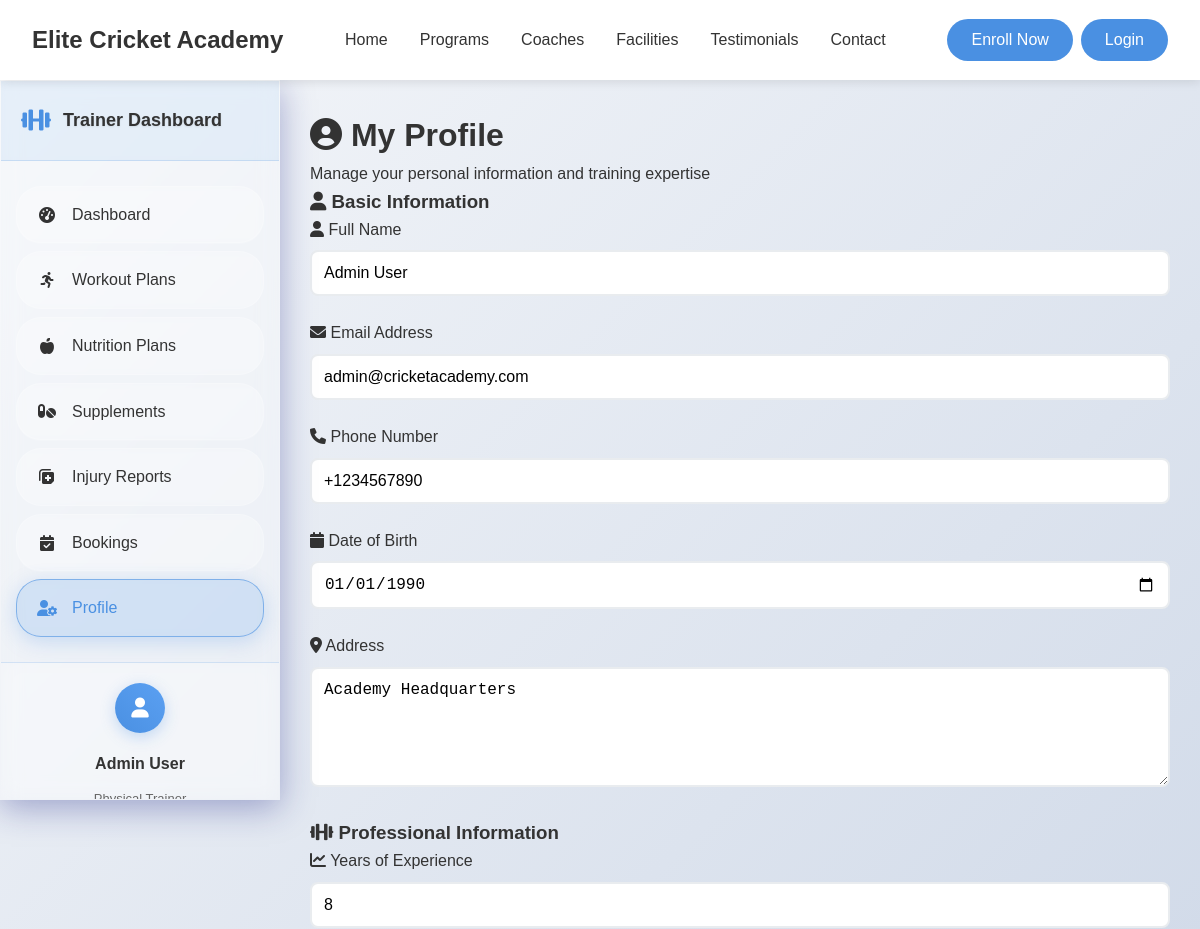
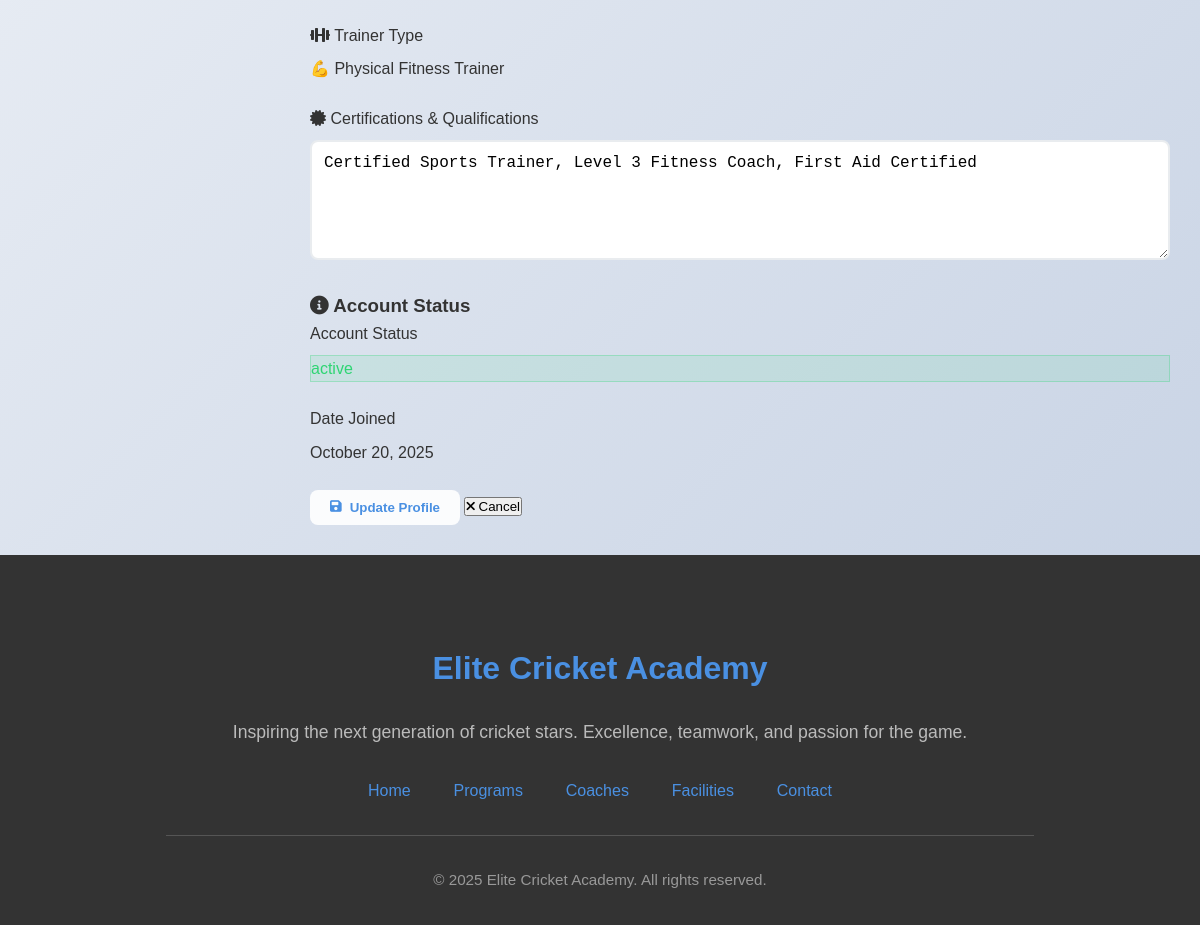
Screenshot of /trainer/profile with the database file from the repository (2 pictures, top to bottom).
### tables this page shows
CREATE TABLE User (
    UserID INT AUTO_INCREMENT PRIMARY KEY,
    Name VARCHAR(255) NOT NULL,
    DateOfBirth DATE NOT NULL,
    PhoneNumber VARCHAR(20),
    Email VARCHAR(255) UNIQUE NOT NULL,
    Address TEXT,
    School VARCHAR(255) COMMENT 'School or educational institution',
    Role ENUM('Admin', 'ShopEmployee', 'Coach', 'Trainer', 'Player') NOT NULL,
    Username VARCHAR(100) UNIQUE NOT NULL,
    PasswordHash VARCHAR(255) NOT NULL,
    DateJoined DATETIME DEFAULT CURRENT_TIMESTAMP,
    Status ENUM('active', 'inactive') DEFAULT 'active',
    
     
    RequiresPasswordChange BOOLEAN DEFAULT FALSE COMMENT 'Force password change on first login',
    PasswordChangeDeadline DATETIME NULL COMMENT 'Deadline for mandatory password change',
    LastLoginAt DATETIME NULL COMMENT 'Track last successful login',
    LoginAttempts INT DEFAULT 0 COMMENT 'Failed login attempts counter',
    AccountLockedUntil DATETIME NULL COMMENT 'Account lock expiry time',
    CreatedBy INT NULL COMMENT 'Admin who created this user',
    Notes TEXT COMMENT 'Admin notes about the user',
    
    FOREIGN KEY (CreatedBy) REFERENCES User(UserID) ON DELETE SET NULL ON UPDATE CASCADE,
    INDEX idx_email (Email),
    INDEX idx_username (Username),
    INDEX idx_role (Role),
    INDEX idx_status (Status),
    INDEX idx_password_deadline (PasswordChangeDeadline),
    INDEX idx_last_login (LastLoginAt),
    INDEX idx_created_by (CreatedBy)
);

CREATE TABLE TrainerProfile (
    TrainerID INT PRIMARY KEY,
    Experience INT COMMENT 'Years of experience',
    Certifications TEXT,
    
    FOREIGN KEY (TrainerID) REFERENCES User(UserID) ON DELETE CASCADE ON UPDATE CASCADE
);

### app/views/trainer/profile.php (the view, shortened to what the rows shown need)
<?php require_once APPROOT . '/views/inc/components/header.php'; ?>
<link rel="stylesheet" href="<?php echo URLROOT; ?>/css/trainer/dashboard.css">
<link rel="stylesheet" href="<?php echo URLROOT; ?>/css/player/profile.css">
    <div class="trainer-layout">
        <div class="trainer-sidebar" id="trainerSidebar">
            <div class="sidebar-header">
                <div class="trainer-logo">
                    <i class="fas fa-dumbbell"></i>
                    <h3>Trainer Dashboard</h3>
                </div>
            </div>
            <nav class="sidebar-nav">
                <ul class="nav-menu">
                    <li class="nav-item">
                        <a href="<?php echo URLROOT; ?>/trainer/dashboard" class="nav-link">
                            <i class="fas fa-tachometer-alt"></i>
                            <span>Dashboard</span>
                        </a>
                    </li>
                    <li class="nav-item">
                        <a href="<?php echo URLROOT; ?>/trainer/workout" class="nav-link">
                            <i class="fas fa-running"></i>
                            <span>Workout Plans</span>
                        </a>
                    </li>
                    <li class="nav-item">
                        <a href="<?php echo URLROOT; ?>/trainer/nutrition" class="nav-link">
                            <i class="fas fa-apple-alt"></i>
                            <span>Nutrition Plans</span>
                        </a>
                    </li>
                    <li class="nav-item">
                        <a href="<?php echo URLROOT; ?>/trainer/supplements" class="nav-link">
                            <i class="fas fa-pills"></i>
                            <span>Supplements</span>
                        </a>
                    </li>
                    <li class="nav-item">
                        <a href="<?php echo URLROOT; ?>/trainer/injury-reports" class="nav-link">
                            <i class="fas fa-notes-medical"></i>
                            <span>Injury Reports</span>
                        </a>
                    </li>
                    <li class="nav-item">
                        <a href="<?php echo URLROOT; ?>/trainer/bookings" class="nav-link">
                            <i class="fas fa-calendar-check"></i>
                            <span>Bookings</span>
                        </a>
                    </li>
                    <li class="nav-item active">
                        <a href="<?php echo URLROOT; ?>/trainer/profile" class="nav-link">
                            <i class="fas fa-user-cog"></i>
                            <span>Profile</span>
                        </a>
                    </li>
                </ul>
            </nav>
            <div class="profile-section">
                <div class="profile-avatar">
                    <i class="fas fa-user"></i>
                </div>
                <div class="profile-name"><?php echo isset($_SESSION['user_name']) ? $_SESSION['user_name'] : 'Trainer'; ?></div>
                <div class="profile-role">Physical Trainer</div>
            </div>
        </div>
        <div class="main-content" id="mainContent">
            <div class="profile-header">
                <h1><i class="fas fa-user-circle"></i> My Profile</h1>
                <p>Manage your personal information and training expertise</p>
            </div>
            <div class="profile-form">
                <form action="<?php echo URLROOT; ?>/trainer/updateProfile" method="POST" id="profileForm">
                        <div class="form-section">
                            <h3 class="section-title">
                                <i class="fas fa-user"></i> Basic Information
                            </h3>
                            <div class="form-row">
                                <div class="form-group">
                                    <label for="name"><i class="fas fa-user"></i> Full Name</label>
                                    <input type="text" id="name" name="name" class="form-control"
                                           value="<?php echo htmlspecialchars($data['user']->Name ?? ''); ?>" required>
                                </div>
                                <div class="form-group">
                                    <label for="email"><i class="fas fa-envelope"></i> Email Address</label>
                                    <input type="email" id="email" name="email" class="form-control"
                                           value="<?php echo htmlspecialchars($data['user']->Email ?? ''); ?>" required>
                                </div>
                            </div>
                            <div class="form-row">
                                <div class="form-group">
                                    <label for="phone"><i class="fas fa-phone"></i> Phone Number</label>
                                    <input type="tel" id="phone" name="phone" class="form-control"
                                           value="<?php echo htmlspecialchars($data['user']->PhoneNumber ?? ''); ?>">
                                </div>
                                <div class="form-group">
                                    <label for="dateOfBirth"><i class="fas fa-calendar"></i> Date of Birth</label>
                                    <input type="date" id="dateOfBirth" name="dateOfBirth" class="form-control"
                                           value="<?php echo htmlspecialchars($data['user']->DateOfBirth ?? ''); ?>">
                                </div>
                            </div>
                            <div class="form-group full-width">
                                <label for="address"><i class="fas fa-map-marker-alt"></i> Address</label>
                                <textarea id="address" name="address" class="form-control" rows="3"><?php echo htmlspecialchars($data['user']->Address ?? ''); ?></textarea>
                            </div>
                        </div>
                        <div class="form-section">
                            <h3 class="section-title">
                                <i class="fas fa-dumbbell"></i> Professional Information
                            </h3>
                            <div class="form-row">
                                <div class="form-group">
                                    <label for="experience"><i class="fas fa-chart-line"></i> Years of Experience</label>
                                    <input type="number" id="experience" name="experience" class="form-control"
                                           value="<?php echo htmlspecialchars($data['user']->TrainerExperience ?? ''); ?>" min="0" placeholder="e.g., 8">
                                </div>
                                <div class="form-group">
                                    <label><i class="fas fa-dumbbell"></i> Trainer Type</label>
                                    <div class="info-text">💪 Physical Fitness Trainer</div>
                                </div>
                            </div>
                            <div class="form-group full-width">
                                <label for="certifications"><i class="fas fa-certificate"></i> Certifications & Qualifications</label>
                                <textarea id="certifications" name="certifications" class="form-control" rows="3"
                                          placeholder="List your certifications (e.g., CPT, NASM, ACE, etc.)..."><?php echo htmlspecialchars($data['user']->TrainerCertifications ?? ''); ?></textarea>
                            </div>
                        </div>
                        <div class="form-section">
                            <h3 class="section-title">
                                <i class="fas fa-info-circle"></i> Account Status
                            </h3>
                            <div class="form-row">
                                <div class="form-group">
                                    <label>Account Status</label>
                                    <div class="status-badge <?php echo (isset($data['user']->Status) && $data['user']->Status == 'active') ? 'status-active' : 'status-inactive'; ?>">
                                        <?php echo htmlspecialchars($data['user']->Status ?? 'Active'); ?>
                                    </div>
                                </div>
                                <div class="form-group">
                                    <label>Date Joined</label>
                                    <div class="info-text">
                                        <?php echo isset($data['user']->DateJoined) ? date('F d, Y', strtotime($data['user']->DateJoined)) : 'N/A'; ?>
                                    </div>
                                </div>
                            </div>
                        </div>
                        <div class="form-actions">
                            <button type="submit" class="btn btn-primary">
                                <i class="fas fa-save"></i> Update Profile
                            </button>
                            <button type="button" class="btn btn-secondary" onclick="window.location.href='<?php echo URLROOT; ?>/trainer/dashboard'">
                                <i class="fas fa-times"></i> Cancel
                            </button>
                        </div>
                </form>
            </div>
        </div>
    </div>
<?php require_once APPROOT . '/views/inc/components/footer.php'; ?>

### rows the page displays
user: name "Admin User", email "admin@cricketacademy.com", phone "+1234567890", dateOfBirth "01/01/1990", address "Academy Headquarters", experience "8", certifications "Certified Sports Trainer, Level 3 Fitness Coach, First Aid Certified", Status "active", DateJoined "October 20, 2025"

### other values shown
$_SESSION['user_name'] "Admin User"
